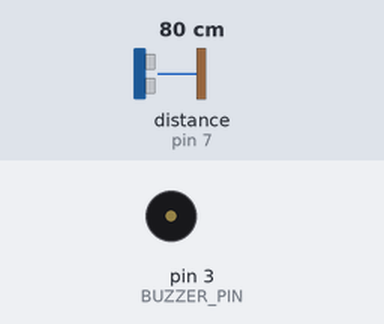
Bench run of a sketch on a simulated Arduino Uno, built with avr-gcc and run on an emulated ATmega328P. Parts: buzzer (waves = sounding). Wiring (inferred from the names in the program): ultrasonic range finder: trigger pin 6; echo pin 7. The inputs (shaded band) are chosen by the test bench; at power-on: distance to the obstacle (sensor on pin 7) 80 cm. The echo pulse lasts 58.3 µs per cm.

Above: at 1.2 s.
1.3 s: distance to the obstacle (sensor on pin 7) set to 23 cm
2.8 s: distance to the obstacle (sensor on pin 7) set to 19 cm
At 2.87 s:
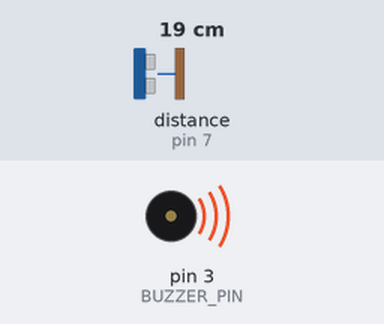
5.8 s: distance to the obstacle (sensor on pin 7) set to 35 cm
At 6.4 s:
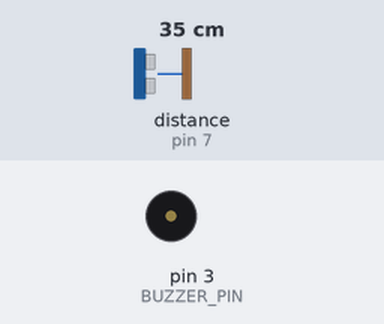
7.3 s: distance to the obstacle (sensor on pin 7) set to 2 cm
At 7.37 s:
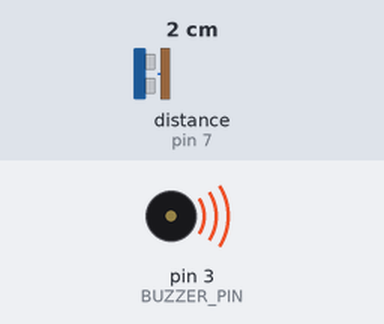
Timing chart, 0 to 11.3 s (numbered marks = the images above; inputs shaded):
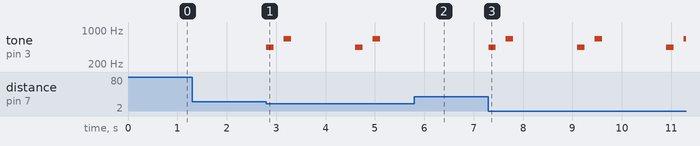

Measured:
- the behaviour switches between 21 and 20 cm on distance to the obstacle (sensor on pin 7) (found by bisection; images 0 and 1)
- after the input at 1.3 s, every drawn part: stays the same
- after the input at 2.8 s, tone on pin 3 (BUZZER_PIN): plays 440 Hz for 0.15 s, 659 Hz for 0.15 s, 440 Hz for 0.15 s, 659 Hz for 0.15 s, starting at once
- after the input at 5.8 s, tone on pin 3 (BUZZER_PIN): stays silent (without the input it goes to 440 Hz after 0.61 s)
- after the input at 7.3 s, tone on pin 3 (BUZZER_PIN): silent → 440 Hz at once, then repeats every 1.8 s: silent 0.20 s, 659 Hz 0.15 s, silent 1.3 s, 440 Hz 0.15 s

The sketch:

ultrasonic_sound.ino
```cpp
/*
 *  Train‑crossing warning tone triggered by an ultrasonic sensor
 *  (Arduino UNO / Nano / Mega etc.)
 *
 *  Connect:
 *   • Ultrasonic sensor TRIG  → pin 6
 *   • Ultrasonic sensor ECHO  → pin 7
 *   • Piezo buzzer            → pin 3 (plus GND)
 *
 *  The sketch uses the standard tone() / noTone() functions.
 */

#include "pitches.h"          // contains NOTE_A4 and NOTE_E5 definitions

// -------------------- pins & thresholds --------------------
const int TRIG_PIN   = 6;   // Ultrasonic sensor TRIG
const int ECHO_PIN   = 7;   // Ultrasonic sensor ECHO
const int BUZZER_PIN = 3;   // Piezo buzzer
const int DISTANCE_THRESHOLD = 20;   // cm – trigger distance

// -------------------- train‑crossing tone data --------------------
const uint16_t crossingMelody[]     = { NOTE_A4, NOTE_E5 };   // ding – dong
const uint16_t crossingDurations[] = { 150,    150    };   // ms per beep

#define CROSSING_PAUSE_BETWEEN   200   // silence after the first beep
#define CROSSING_REPEAT_PAUSE    800   // silence after the second beep

// -----------------------------------------------------------------
void setup() {
  pinMode(TRIG_PIN, OUTPUT);
  pinMode(ECHO_PIN, INPUT);
}

// -----------------------------------------------------------------
void loop() {
  // --- 1. Trigger the ultrasonic sensor ---
  digitalWrite(TRIG_PIN, HIGH);
  delayMicroseconds(10);
  digitalWrite(TRIG_PIN, LOW);

  // --- 2. Measure echo time and compute distance ---
  float duration_us = pulseIn(ECHO_PIN, HIGH);
  float distance_cm = 0.017 * duration_us;   // conversion factor

  // --- 3. If something is close enough, play the warning tone ---
  if (distance_cm < DISTANCE_THRESHOLD) {
    playTrainCrossing();
    delay(500);                 // brief pause before next measurement
  }
}

// -----------------------------------------------------------------
void playTrainCrossing() {
  const int notes = sizeof(crossingMelody) / sizeof(crossingMelody[0]);

  for (int i = 0; i < notes; ++i) {
    // Emit the beep
    tone(BUZZER_PIN, crossingMelody[i], crossingDurations[i]);
    delay(crossingDurations[i]);   // wait for the beep to finish

    // Add the appropriate pause
    if (i == 0) {
      delay(CROSSING_PAUSE_BETWEEN);   // after “ding”
    } else {
      delay(CROSSING_REPEAT_PAUSE);    // after “dong” before next pair
    }

    noTone(BUZZER_PIN);                // ensure the tone stops cleanly
  }
}
```

pitches.h
```cpp
/*************************************************
 * Public Constants
 *************************************************/

#define NOTE_B0  31
#define NOTE_C1  33
#define NOTE_CS1 35
#define NOTE_D1  37
#define NOTE_DS1 39
#define NOTE_E1  41
#define NOTE_F1  44
#define NOTE_FS1 46
#define NOTE_G1  49
#define NOTE_GS1 52
#define NOTE_A1  55
#define NOTE_AS1 58
#define NOTE_B1  62
#define NOTE_C2  65
#define NOTE_CS2 69
#define NOTE_D2  73
#define NOTE_DS2 78
#define NOTE_E2  82
#define NOTE_F2  87
#define NOTE_FS2 93
#define NOTE_G2  98
#define NOTE_GS2 104
#define NOTE_A2  110
#define NOTE_AS2 117
#define NOTE_B2  123
#define NOTE_C3  131
#define NOTE_CS3 139
#define NOTE_D3  147
#define NOTE_DS3 156
#define NOTE_E3  165
#define NOTE_F3  175
#define NOTE_FS3 185
#define NOTE_G3  196
#define NOTE_GS3 208
#define NOTE_A3  220
#define NOTE_AS3 233
#define NOTE_B3  247
#define NOTE_C4  262
#define NOTE_CS4 277
#define NOTE_D4  294
#define NOTE_DS4 311
#define NOTE_E4  330
#define NOTE_F4  349
#define NOTE_FS4 370
#define NOTE_G4  392
#define NOTE_GS4 415
#define NOTE_A4  440
#define NOTE_AS4 466
#define NOTE_B4  494
#define NOTE_C5  523
#define NOTE_CS5 554
#define NOTE_D5  587
#define NOTE_DS5 622
#define NOTE_E5  659
#define NOTE_F5  698
#define NOTE_FS5 740
#define NOTE_G5  784
#define NOTE_GS5 831
#define NOTE_A5  880
#define NOTE_AS5 932
#define NOTE_B5  988
#define NOTE_C6  1047
#define NOTE_CS6 1109
#define NOTE_D6  1175
#define NOTE_DS6 1245
#define NOTE_E6  1319
#define NOTE_F6  1397
#define NOTE_FS6 1480
#define NOTE_G6  1568
#define NOTE_GS6 1661
#define NOTE_A6  1760
#define NOTE_AS6 1865
#define NOTE_B6  1976
#define NOTE_C7  2093
#define NOTE_CS7 2217
#define NOTE_D7  2349
#define NOTE_DS7 2489
#define NOTE_E7  2637
#define NOTE_F7  2794
#define NOTE_FS7 2960
#define NOTE_G7  3136
#define NOTE_GS7 3322
#define NOTE_A7  3520
#define NOTE_AS7 3729
#define NOTE_B7  3951
#define NOTE_C8  4186
#define NOTE_CS8 4435
#define NOTE_D8  4699
#define NOTE_DS8 4978
```
